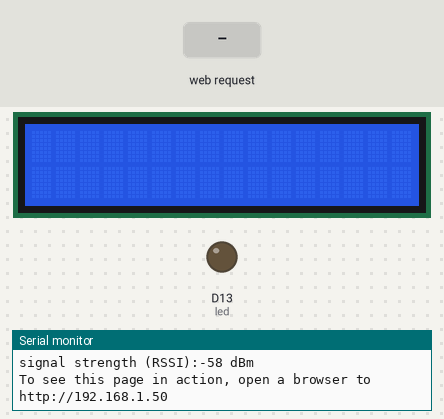
The program below on a simulated Arduino Uno R4 WiFi. Parts: 16×2 character LCD, output pins drawn as LEDs (lit = HIGH), the last lines printed to the serial monitor. The inputs (shaded band) are chosen by the test bench. WiFi joins after 1.5 s; servers stay silent unless stated.

Above: at 12.7 s.
12.8 s: HTTP request GET /H received
At 14.0 s:
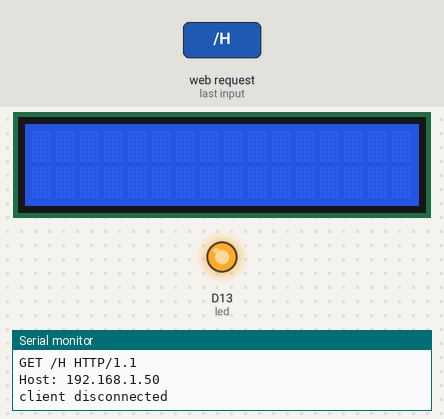
14.3 s: HTTP request GET /L received
At 15.3 s:
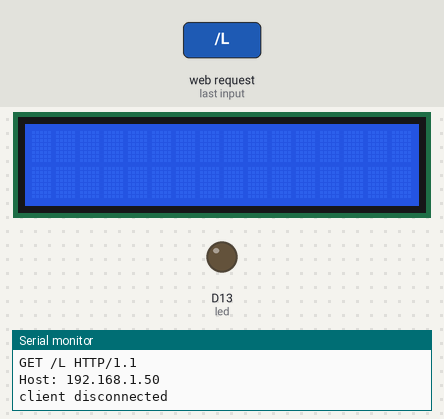
Timing chart, 0 to 17.3 s (numbered marks = the images above; inputs shaded):
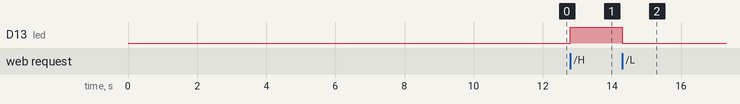

The program:

main.cpp
```cpp
#include <Arduino.h>
#include "WiFiS3.h"
#include <Wire.h>
#include <LiquidCrystal.h>

const char index_html[] PROGMEM = R"rawliteral(
<!DOCTYPE html>
<html lang="en">
  <head>
    <meta charset="UTF-8" />
    <meta name="viewport" content="width=device-width, initial-scale=1.0" />
    <title>LED kontroller</title>
  </head>
  <body>
    <main
      style="
        font-family: sans-serif;
        display: flex;
        flex-direction: column;
        align-items: center;
        gap: 0.5rem;
      "
    >
      <h1>Skru av og på LED lyset</h1>
      <div style="display: flex; justify-content: center; gap: 0.5rem">
        <a
          href="/H"
          style="
            background-color: #8de4bd;
            border-radius: 25px;
            padding: 10px 25px;
            text-decoration: none;
            color: black;
          "
          >På</a
        >
        <a
          href="/L"
          style="
            background-color: #f57f7d;
            border-radius: 25px;
            padding: 10px 25px;
            text-decoration: none;
            color: black;
          "
          >Av</a
        >
      </div>
      <form action="/lcd" method="post">
        <input
          id="message"
          type="text"
          name="message"
          placeholder="Skriv inn noe"
          autofocus
          style="
            padding: 10px 15px;
            border-radius: 25px;
            border: 1px solid #ccc;
            margin-top: 1rem;
          "
        />
        <button
          type="submit"
          style="
            background-color: #8de4bd;
            border-radius: 25px;
            padding: 10px 25px;
            border: none;
            margin-top: 1rem;
          "
        >
          Send
        </button>
      </form>
    </main>
  </body>
  <script>
    const message = document.getElementById("message");
    message.addEventListener("input", () => {
      if (message.value.length > 32) {
        message.value = message.value.slice(0, 32);
      }
    });

    const form = document.querySelector("form");
    form.addEventListener("submit", (e) => {
      e.preventDefault();
      const formData = new FormData(form);
      fetch("/lcd", {
        method: "POST",
        body: formData,
      }).then(() => {
        form.reset();
      });
    });
  </script>
</html>

)rawliteral";

char ssid[] = "";
char password[] = "";

int led =  LED_BUILTIN;
int status = WL_IDLE_STATUS;
String message = "";
WiFiServer server(80);
LiquidCrystal lcd(12, 11, 5, 4, 3, 2);

void printWifiStatus() {
  // print the SSID of the network you're attached to:
  Serial.print("SSID: ");
  Serial.println(WiFi.SSID());

  // print your board's IP address:
  IPAddress ip = WiFi.localIP();
  Serial.print("IP Address: ");
  Serial.println(ip);

  // print the received signal strength:
  long rssi = WiFi.RSSI();
  Serial.print("signal strength (RSSI):");
  Serial.print(rssi);
  Serial.println(" dBm");
  // print where to go in a browser:
  Serial.print("To see this page in action, open a browser to http://");
  Serial.println(ip);
}

void setup() {
  Serial.begin(9600);      // initialize serial communication
  pinMode(led, OUTPUT);      // set the LED pin mode
  lcd.begin(16, 2);          // set up the LCD's number of columns and rows:

  // check for the WiFi module:
  if (WiFi.status() == WL_NO_MODULE) {
    Serial.println("Communication with WiFi module failed!");
    // don't continue
    while (true);
  }

  String fv = WiFi.firmwareVersion();
  if (fv < WIFI_FIRMWARE_LATEST_VERSION) {
    Serial.println("Please upgrade the firmware");
  }

  // attempt to connect to WiFi network:
  while (status != WL_CONNECTED) {
    Serial.print("Attempting to connect to Network named: ");
    Serial.println(ssid);                   // print the network name (SSID);

    // Connect to WPA/WPA2 network. Change this line if using open or WEP network:
    status = WiFi.begin(ssid, password);
    // wait 10 seconds for connection:
    delay(10000);
  }
  server.begin();                           // start the web server on port 80
  printWifiStatus();                        // you're connected now, so print out the status
}


void loop() {
  WiFiClient client = server.available();   // listen for incoming clients

  if (client) {                             // if you get a client,
    Serial.println("new client");           // print a message out the serial port
    String currentLine = "";                // make a String to hold incoming data from the client
    while (client.connected()) {            // loop while the client's connected
      if (client.available()) {             // if there's bytes to read from the client,
        char c = client.read();             // read a byte, then
        Serial.write(c);                    // print it out to the serial monitor
        if (c == '\n') {                    // if the byte is a newline character

          // if the current line is blank, you got two newline characters in a row.
          // that's the end of the client HTTP request, so send a response:
          if (currentLine.length() == 0) {
            // HTTP headers always start with a response code (e.g. HTTP/1.1 200 OK)
            // and a content-type so the client knows what's coming, then a blank line:
            client.println("HTTP/1.1 200 OK");
            client.println("Content-type:text/html");
            client.println();

            // the content of the HTTP response follows the header:
            client.print(index_html);

            // The HTTP response ends with another blank line:
            client.println();
            // break out of the while loop:
            break;
          } else {    // if you got a newline, then clear currentLine:
            currentLine = "";
          }
        } else if (c != '\r') {  // if you got anything else but a carriage return character,
          currentLine += c;      // add it to the end of the currentLine
        }

        // Check to see if the client request was "GET /H" or "GET /L":
        if (currentLine.endsWith("GET /H")) {
          digitalWrite(LED_BUILTIN, HIGH);               // GET /H turns the LED on
        }
        if (currentLine.endsWith("GET /L")) {
          digitalWrite(LED_BUILTIN, LOW);                // GET /L turns the LED off
        }
        if (currentLine.endsWith("POST /lcd")) {
          String postData = "";
          while (client.available()) {
            char c = client.read();
            postData += c; // Collect all incoming data into a string
          }

          // Find the "message" field in the postData
          String boundary = postData.substring(0, postData.indexOf("\r\n")); // Extract boundary
          int messageIndex = postData.indexOf("name=\"message\"");
          if (messageIndex != -1) {
            int valueStart = postData.indexOf("\r\n\r\n", messageIndex) + 4; // Locate the value start
            int valueEnd = postData.indexOf(boundary, valueStart) - 4;       // Locate the value end
            String message = postData.substring(valueStart, valueEnd);

            // remove "------WebKitFormBoundary..." from the message
            int boundaryIndex = message.indexOf("------");
            if (boundaryIndex != -1) {
              message = message.substring(0, boundaryIndex);
            }
            message.trim();

            Serial.println();
            Serial.println("Message: " + message);
            Serial.println("length: " + String(message.length()));
            Serial.println();

            lcd.clear();
            delay(10);
            if (message.length() > 16 && message.length() <= 32) {
              lcd.setCursor(0, 0);
              lcd.print(message.substring(0, 16));
              lcd.setCursor(0, 1);
              lcd.print(message.substring(16, 32));
            } else if (message.length() > 32) {
              lcd.setCursor(0, 0);
              lcd.print("Message too long");
            } else {
              lcd.setCursor(0, 0);
              lcd.print(message);
            }
            message = "";
          }

          // Send a response back to the client
          client.println("HTTP/1.1 200 OK");
          client.println("Content-type:text/html");
          client.println();
          client.print(index_html);
          client.println();
          break;
        }
      }
    }
    // close the connection:
    client.stop();
    Serial.println("client disconnected");
  }
}
```

Measured:
- after the input at 12.8 s, D13 (led): LOW → HIGH at once
- after the input at 14.3 s, D13 (led): HIGH → LOW at once
